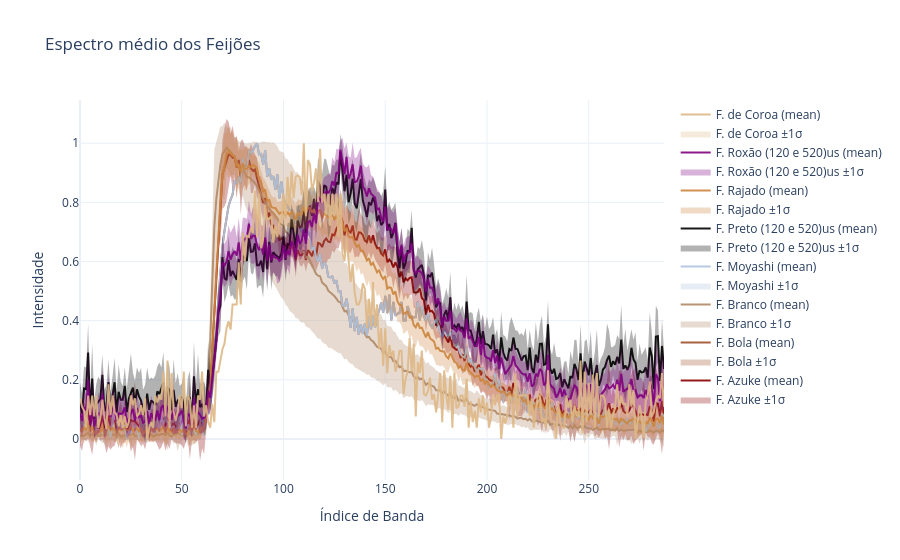

Source (notebook cell):
### Code cell
fig = plot_curve_mean(df_feijoes,
                      'specie',
                      'Espectro médio dos Feijões')
fig.show()

### Figure 1 — Plotly figure (JSON) as saved in the notebook; plotly's stock layout.template omitted (floating-point values rounded to 4 significant figures; data arrays with more than 128 entries replaced by an {"elided": "..."} marker saying what was removed)
{"data": [{"hoverinfo": "skip", "line": {"width": 0}, "mode": "lines", "showlegend": false, "type": "scatter", "x": {"elided": "288 int values"}, "y": {"elided": "288 float values"}}, {"fill": "tonexty", "fillcolor": "rgba(139, 0, 0, 0.3)", "hoverinfo": "skip", "line": {"width": 0}, "mode": "lines", "name": "F. Azuke ±1σ", "type": "scatter", "x": {"elided": "288 int values"}, "y": {"elided": "288 float values"}}, {"line": {"color": "rgba(139, 0, 0, 0.9)", "width": 2}, "mode": "lines", "name": "F. Azuke (mean)", "type": "scatter", "x": {"elided": "288 int values"}, "y": {"elided": "288 float values"}}, {"hoverinfo": "skip", "line": {"width": 0}, "mode": "lines", "showlegend": false, "type": "scatter", "x": {"elided": "288 int values"}, "y": {"elided": "288 float values"}}, {"fill": "tonexty", "fillcolor": "rgba(160, 82, 45, 0.3)", "hoverinfo": "skip", "line": {"width": 0}, "mode": "lines", "name": "F. Bola ±1σ", "type": "scatter", "x": {"elided": "288 int values"}, "y": {"elided": "288 float values"}}, {"line": {"color": "rgba(160, 82, 45, 0.9)", "width": 2}, "mode": "lines", "name": "F. Bola (mean)", "type": "scatter", "x": {"elided": "288 int values"}, "y": {"elided": "288 float values"}}, {"hoverinfo": "skip", "line": {"width": 0}, "mode": "lines", "showlegend": false, "type": "scatter", "x": {"elided": "288 int values"}, "y": {"elided": "288 float values"}}, {"fill": "tonexty", "fillcolor": "rgba(176, 137, 104, 0.3)", "hoverinfo": "skip", "line": {"width": 0}, "mode": "lines", "name": "F. Branco ±1σ", "type": "scatter", "x": {"elided": "288 int values"}, "y": {"elided": "288 float values"}}, {"line": {"color": "rgba(176, 137, 104, 0.9)", "width": 2}, "mode": "lines", "name": "F. Branco (mean)", "type": "scatter", "x": {"elided": "288 int values"}, "y": {"elided": "288 float values"}}, {"hoverinfo": "skip", "line": {"width": 0}, "mode": "lines", "showlegend": false, "type": "scatter", "x": {"elided": "288 int values"}, "y": {"elided": "288 float values"}}, {"fill": "tonexty", "fillcolor": "rgba(176, 196, 222, 0.3)", "hoverinfo": "skip", "line": {"width": 0}, "mode": "lines", "name": "F. Moyashi ±1σ", "type": "scatter", "x": {"elided": "288 int values"}, "y": {"elided": "288 float values"}}, {"line": {"color": "rgba(176, 196, 222, 0.9)", "width": 2}, "mode": "lines", "name": "F. Moyashi (mean)", "type": "scatter", "x": {"elided": "288 int values"}, "y": {"elided": "288 float values"}}, {"hoverinfo": "skip", "line": {"width": 0}, "mode": "lines", "showlegend": false, "type": "scatter", "x": {"elided": "288 int values"}, "y": {"elided": "288 float values"}}, {"fill": "tonexty", "fillcolor": "rgba(0, 0, 0, 0.3)", "hoverinfo": "skip", "line": {"width": 0}, "mode": "lines", "name": "F. Preto (120 e 520)us ±1σ", "type": "scatter", "x": {"elided": "288 int values"}, "y": {"elided": "288 float values"}}, {"line": {"color": "rgba(0, 0, 0, 0.9)", "width": 2}, "mode": "lines", "name": "F. Preto (120 e 520)us (mean)", "type": "scatter", "x": {"elided": "288 int values"}, "y": {"elided": "288 float values"}}, {"hoverinfo": "skip", "line": {"width": 0}, "mode": "lines", "showlegend": false, "type": "scatter", "x": {"elided": "288 int values"}, "y": {"elided": "288 float values"}}, {"fill": "tonexty", "fillcolor": "rgba(205, 133, 63, 0.3)", "hoverinfo": "skip", "line": {"width": 0}, "mode": "lines", "name": "F. Rajado ±1σ", "type": "scatter", "x": {"elided": "288 int values"}, "y": {"elided": "288 float values"}}, {"line": {"color": "rgba(205, 133, 63, 0.9)", "width": 2}, "mode": "lines", "name": "F. Rajado (mean)", "type": "scatter", "x": {"elided": "288 int values"}, "y": {"elided": "288 float values"}}, {"hoverinfo": "skip", "line": {"width": 0}, "mode": "lines", "showlegend": false, "type": "scatter", "x": {"elided": "288 int values"}, "y": {"elided": "288 float values"}}, {"fill": "tonexty", "fillcolor": "rgba(128, 0, 128, 0.3)", "hoverinfo": "skip", "line": {"width": 0}, "mode": "lines", "name": "F. Roxão (120 e 520)us ±1σ", "type": "scatter", "x": {"elided": "288 int values"}, "y": {"elided": "288 float values"}}, {"line": {"color": "rgba(128, 0, 128, 0.9)", "width": 2}, "mode": "lines", "name": "F. Roxão (120 e 520)us (mean)", "type": "scatter", "x": {"elided": "288 int values"}, "y": {"elided": "288 float values"}}, {"hoverinfo": "skip", "line": {"width": 0}, "mode": "lines", "showlegend": false, "type": "scatter", "x": {"elided": "288 int values"}, "y": {"elided": "288 float values"}}, {"fill": "tonexty", "fillcolor": "rgba(222, 184, 135, 0.3)", "hoverinfo": "skip", "line": {"width": 0}, "mode": "lines", "name": "F. de Coroa ±1σ", "type": "scatter", "x": {"elided": "288 int values"}, "y": {"elided": "288 float values"}}, {"line": {"color": "rgba(222, 184, 135, 0.9)", "width": 2}, "mode": "lines", "name": "F. de Coroa (mean)", "type": "scatter", "x": {"elided": "288 int values"}, "y": {"elided": "288 float values"}}], "layout": {"title": {"text": "Espectro médio dos Feijões"}, "xaxis": {"title": {"text": "Índice de Banda"}}, "yaxis": {"title": {"text": "Intensidade"}}}}
